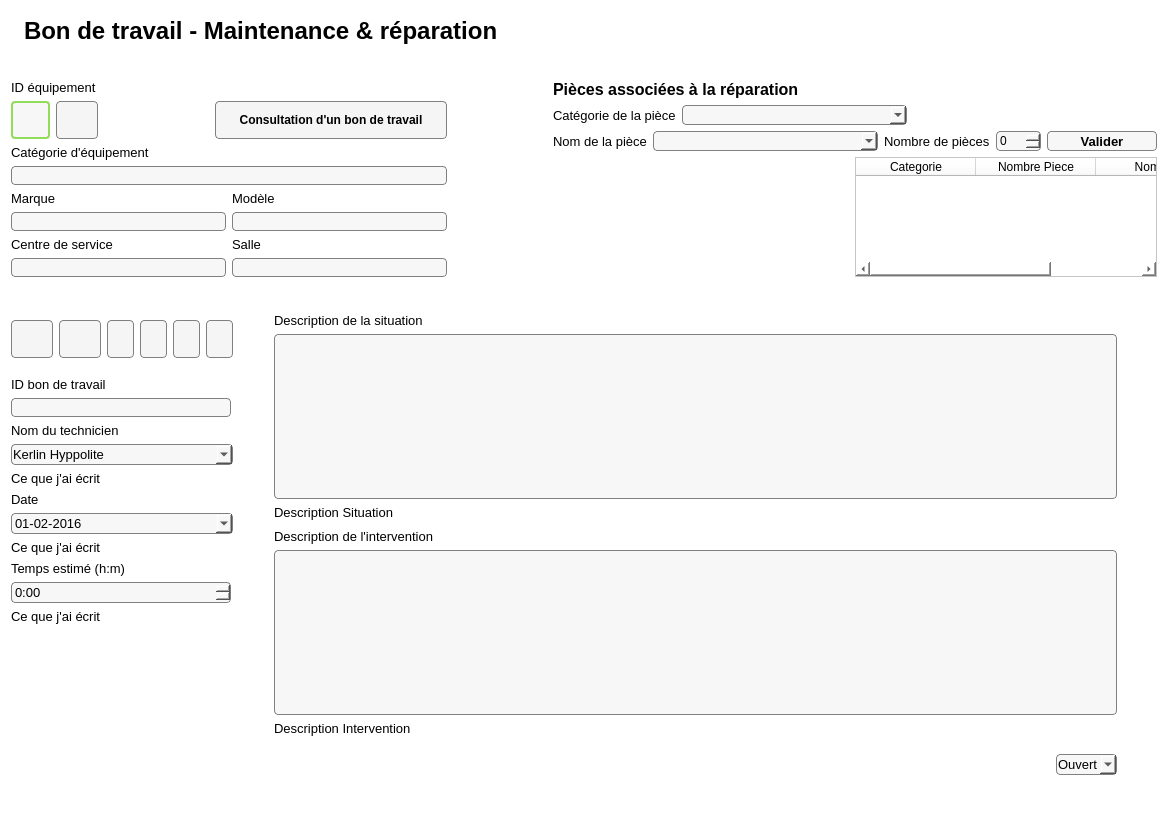
<?xml version="1.0" encoding="UTF-8"?>
<ui version="4.0">
 <class>BonDeTravail</class>
 <widget class="QWidget" name="BonDeTravail">
  <property name="geometry">
   <rect>
    <x>0</x>
    <y>0</y>
    <width>1168</width>
    <height>816</height>
   </rect>
  </property>
  <property name="minimumSize">
   <size>
    <width>0</width>
    <height>0</height>
   </size>
  </property>
  <property name="maximumSize">
   <size>
    <width>16777215</width>
    <height>16777215</height>
   </size>
  </property>
  <property name="windowTitle">
   <string>Form</string>
  </property>
  <property name="styleSheet">
   <string notr="true">QWidget
 {

background:white;
}

QPushButton {
padding: 1px;
border-style: solid;
border: 1px solid gray;
border-radius: 4px;
background: rgb(247,247,247)
}

QPushButton::pressed {
padding: 1px;
color: black;
border-style: solid;
border: 1px solid gray;
border-radius: 8px;
background:rgb(169, 167, 170)
}

QPushButton:hover {
background-color: qlineargradient(x1: 0, y1: 1, x2: 0, y2: 0, stop: 0 #edf2f8, stop: 1 #c8d9ea);
}

QTextEdit {
padding: 1px;
border-style: solid;
border: 1px solid gray;
border-radius: 4px;
background:rgb(247,247,247)
}

QComboBox {
padding: 1px;
border-style: solid;
border: 1px solid gray;
border-radius: 4px;
background:rgb(247,247,247);
}

QSpinBox {
padding: 1px;
border-style: solid;
border: 1px solid gray;
border-radius: 4px;
background:rgb(247,247,247);
}</string>
  </property>
  <layout class="QVBoxLayout" name="verticalLayout_3">
   <item>
    <layout class="QHBoxLayout" name="horizontalLayout">
     <item>
      <widget class="QLabel" name="labelPhotoPlus">
       <property name="maximumSize">
        <size>
         <width>100</width>
         <height>100</height>
        </size>
       </property>
       <property name="styleSheet">
        <string notr="true">background: white;
</string>
       </property>
       <property name="text">
        <string/>
       </property>
       <property name="pixmap">
        <pixmap>Images/plus.png</pixmap>
       </property>
       <property name="scaledContents">
        <bool>false</bool>
       </property>
       <property name="alignment">
        <set>Qt::AlignRight|Qt::AlignTrailing|Qt::AlignVCenter</set>
       </property>
      </widget>
     </item>
     <item>
      <widget class="QLabel" name="labelTitre">
       <property name="maximumSize">
        <size>
         <width>20000</width>
         <height>40</height>
        </size>
       </property>
       <property name="font">
        <font>
         <family>MS Shell Dlg 2</family>
         <pointsize>18</pointsize>
         <weight>75</weight>
         <bold>true</bold>
        </font>
       </property>
       <property name="autoFillBackground">
        <bool>false</bool>
       </property>
       <property name="styleSheet">
        <string notr="true">background: white;</string>
       </property>
       <property name="text">
        <string>Bon de travail - Maintenance &amp; réparation</string>
       </property>
      </widget>
     </item>
     <item>
      <spacer name="horizontalSpacer_5">
       <property name="orientation">
        <enum>Qt::Horizontal</enum>
       </property>
       <property name="sizeHint" stdset="0">
        <size>
         <width>40</width>
         <height>40</height>
        </size>
       </property>
      </spacer>
     </item>
    </layout>
   </item>
   <item>
    <spacer name="verticalSpacer_6">
     <property name="orientation">
      <enum>Qt::Vertical</enum>
     </property>
     <property name="sizeType">
      <enum>QSizePolicy::Minimum</enum>
     </property>
     <property name="sizeHint" stdset="0">
      <size>
       <width>20</width>
       <height>23</height>
      </size>
     </property>
    </spacer>
   </item>
   <item>
    <layout class="QHBoxLayout" name="horizontalLayout_2">
     <item>
      <layout class="QVBoxLayout" name="verticalLayout_6">
       <item>
        <widget class="QLabel" name="label_ID">
         <property name="font">
          <font>
           <pointsize>10</pointsize>
          </font>
         </property>
         <property name="styleSheet">
          <string notr="true">background: white;
</string>
         </property>
         <property name="text">
          <string>ID équipement</string>
         </property>
        </widget>
       </item>
       <item>
        <layout class="QGridLayout" name="gridLayout_2">
         <item row="1" column="2">
          <widget class="QPushButton" name="boutonActualiser">
           <property name="maximumSize">
            <size>
             <width>42</width>
             <height>38</height>
            </size>
           </property>
           <property name="cursor">
            <cursorShape>PointingHandCursor</cursorShape>
           </property>
           <property name="styleSheet">
            <string notr="true">QPushButton {
color: black;
background-color:rgb(245, 245, 245);
border-width: 1px;
border-color: grey;
border-style: solid;
border-radius: 4px;
padding: 3px;
font: bold 12px;
padding-left: 5px;
padding-right: 5px;
min-width: 30px;
max-width: 30px;
min-height: 30px;
max-height: 30px;
}

QPushButton:hover {
background-color: qlineargradient(x1: 0, y1: 1, x2: 0, y2: 0, stop: 0 #edf2f8, stop: 1 #c8d9ea);
}

QPushButton:pressed {
background-color: rgb(193, 213, 243);
}
</string>
           </property>
           <property name="text">
            <string/>
           </property>
           <property name="icon">
            <iconset>
             <normaloff>Images/actualize-arrows-couple-in-circle.png</normaloff>Images/actualize-arrows-couple-in-circle.png</iconset>
           </property>
           <property name="iconSize">
            <size>
             <width>30</width>
             <height>30</height>
            </size>
           </property>
          </widget>
         </item>
         <item row="1" column="3">
          <spacer name="horizontalSpacer_4">
           <property name="orientation">
            <enum>Qt::Horizontal</enum>
           </property>
           <property name="sizeType">
            <enum>QSizePolicy::Maximum</enum>
           </property>
           <property name="sizeHint" stdset="0">
            <size>
             <width>200</width>
             <height>19</height>
            </size>
           </property>
          </spacer>
         </item>
         <item row="1" column="0">
          <widget class="QLineEdit" name="lineEditID">
           <property name="sizePolicy">
            <sizepolicy hsizetype="Expanding" vsizetype="Minimum">
             <horstretch>0</horstretch>
             <verstretch>0</verstretch>
            </sizepolicy>
           </property>
           <property name="maximumSize">
            <size>
             <width>160</width>
             <height>50</height>
            </size>
           </property>
           <property name="font">
            <font>
             <pointsize>10</pointsize>
            </font>
           </property>
           <property name="styleSheet">
            <string notr="true">QLineEdit {
padding: 1px;
border-style: solid;
border: 2px solid rgb(145, 220, 90);
border-radius: 4px;
background:rgb(247,247,247);
}
</string>
           </property>
          </widget>
         </item>
         <item row="1" column="4">
          <widget class="QPushButton" name="boutonConsultation">
           <property name="maximumSize">
            <size>
             <width>232</width>
             <height>38</height>
            </size>
           </property>
           <property name="font">
            <font>
             <pointsize>-1</pointsize>
             <weight>75</weight>
             <italic>false</italic>
             <bold>true</bold>
            </font>
           </property>
           <property name="cursor">
            <cursorShape>PointingHandCursor</cursorShape>
           </property>
           <property name="styleSheet">
            <string notr="true">QPushButton {
color: black;
background-color:rgb(245, 245, 245);
border-width: 1px;
border-color: grey;
border-style: solid;
border-radius: 4px;
padding: 3px;
font: bold 12px;
padding-left: 5px;
padding-right: 5px;
min-width: 220px;
max-width: 220px;
min-height: 30px;
max-height: 30px;
}

QPushButton:hover {
background-color: qlineargradient(x1: 0, y1: 1, x2: 0, y2: 0, stop: 0 #edf2f8, stop: 1 #c8d9ea);
}

QPushButton:pressed {
background-color: rgb(193, 213, 243);
}
</string>
           </property>
           <property name="text">
            <string>Consultation d'un bon de travail</string>
           </property>
           <property name="icon">
            <iconset>
             <normaloff>Images/magnifying-glass.png</normaloff>Images/magnifying-glass.png</iconset>
           </property>
           <property name="iconSize">
            <size>
             <width>16</width>
             <height>16</height>
            </size>
           </property>
          </widget>
         </item>
        </layout>
       </item>
       <item>
        <widget class="QLabel" name="labelCategorieEquip">
         <property name="font">
          <font>
           <pointsize>10</pointsize>
          </font>
         </property>
         <property name="styleSheet">
          <string notr="true">background: white;</string>
         </property>
         <property name="text">
          <string>Catégorie d'équipement</string>
         </property>
        </widget>
       </item>
       <item>
        <widget class="QLabel" name="labelEcritureCatEquip">
         <property name="font">
          <font>
           <pointsize>10</pointsize>
          </font>
         </property>
         <property name="styleSheet">
          <string notr="true"> QLabel{
padding: 1px;
border-style: solid;
border: 1px solid gray;
border-radius: 4px;
background:rgb(247,247,247);
color: rgb(81, 81, 81);
}

</string>
         </property>
         <property name="text">
          <string/>
         </property>
        </widget>
       </item>
       <item>
        <layout class="QGridLayout" name="gridLayout_3">
         <item row="3" column="2">
          <widget class="QLabel" name="labelSalle">
           <property name="font">
            <font>
             <pointsize>10</pointsize>
            </font>
           </property>
           <property name="styleSheet">
            <string notr="true">background: white;</string>
           </property>
           <property name="text">
            <string>Salle</string>
           </property>
          </widget>
         </item>
         <item row="3" column="1">
          <widget class="QLabel" name="labelCentreService">
           <property name="font">
            <font>
             <pointsize>10</pointsize>
            </font>
           </property>
           <property name="styleSheet">
            <string notr="true">background: white;</string>
           </property>
           <property name="text">
            <string>Centre de service</string>
           </property>
          </widget>
         </item>
         <item row="0" column="2">
          <widget class="QLabel" name="labelModele">
           <property name="font">
            <font>
             <pointsize>10</pointsize>
            </font>
           </property>
           <property name="styleSheet">
            <string notr="true">background: white;</string>
           </property>
           <property name="text">
            <string>Modèle</string>
           </property>
          </widget>
         </item>
         <item row="2" column="1">
          <widget class="QLabel" name="labelEcritureMarque">
           <property name="font">
            <font>
             <pointsize>10</pointsize>
            </font>
           </property>
           <property name="styleSheet">
            <string notr="true"> QLabel{
padding: 1px;
border-style: solid;
border: 1px solid gray;
border-radius: 4px;
background:rgb(247,247,247);
color: rgb(81, 81, 81);
}
</string>
           </property>
           <property name="text">
            <string/>
           </property>
          </widget>
         </item>
         <item row="2" column="2">
          <widget class="QLabel" name="labelEcritureModele">
           <property name="font">
            <font>
             <pointsize>10</pointsize>
            </font>
           </property>
           <property name="styleSheet">
            <string notr="true"> QLabel{
padding: 1px;
border-style: solid;
border: 1px solid gray;
border-radius: 4px;
background:rgb(247,247,247);
color: rgb(81, 81, 81);
}
</string>
           </property>
           <property name="text">
            <string/>
           </property>
          </widget>
         </item>
         <item row="0" column="1">
          <widget class="QLabel" name="labelMarque">
           <property name="font">
            <font>
             <pointsize>10</pointsize>
            </font>
           </property>
           <property name="styleSheet">
            <string notr="true">background: white;</string>
           </property>
           <property name="text">
            <string>Marque</string>
           </property>
          </widget>
         </item>
         <item row="4" column="1">
          <widget class="QLabel" name="labelEcritureCentreService">
           <property name="font">
            <font>
             <pointsize>10</pointsize>
            </font>
           </property>
           <property name="styleSheet">
            <string notr="true"> QLabel{
padding: 1px;
border-style: solid;
border: 1px solid gray;
border-radius: 4px;
background:rgb(247,247,247);
color: rgb(81, 81, 81);
}
</string>
           </property>
           <property name="text">
            <string/>
           </property>
          </widget>
         </item>
         <item row="4" column="2">
          <widget class="QLabel" name="labelEcritureSalle">
           <property name="font">
            <font>
             <pointsize>10</pointsize>
            </font>
           </property>
           <property name="styleSheet">
            <string notr="true"> QLabel{
padding: 1px;
border-style: solid;
border: 1px solid gray;
border-radius: 4px;
background:rgb(247,247,247);
color: rgb(81, 81, 81);
}
</string>
           </property>
           <property name="text">
            <string/>
           </property>
          </widget>
         </item>
        </layout>
       </item>
      </layout>
     </item>
     <item>
      <spacer name="horizontalSpacer_7">
       <property name="orientation">
        <enum>Qt::Horizontal</enum>
       </property>
       <property name="sizeType">
        <enum>QSizePolicy::Minimum</enum>
       </property>
       <property name="sizeHint" stdset="0">
        <size>
         <width>100</width>
         <height>40</height>
        </size>
       </property>
      </spacer>
     </item>
     <item>
      <layout class="QVBoxLayout" name="verticalLayout_4">
       <item>
        <widget class="QLabel" name="labelPieceAssociees">
         <property name="font">
          <font>
           <pointsize>12</pointsize>
           <weight>75</weight>
           <bold>true</bold>
          </font>
         </property>
         <property name="text">
          <string>Pièces associées à la réparation</string>
         </property>
        </widget>
       </item>
       <item>
        <layout class="QHBoxLayout" name="horizontalLayout_4">
         <item>
          <widget class="QLabel" name="labelCategoriePiece">
           <property name="maximumSize">
            <size>
             <width>500</width>
             <height>16777215</height>
            </size>
           </property>
           <property name="font">
            <font>
             <pointsize>10</pointsize>
            </font>
           </property>
           <property name="text">
            <string>Catégorie de la pièce</string>
           </property>
          </widget>
         </item>
         <item>
          <widget class="QComboBox" name="comboBoxCategoriePiece">
           <property name="minimumSize">
            <size>
             <width>225</width>
             <height>20</height>
            </size>
           </property>
           <property name="maximumSize">
            <size>
             <width>225</width>
             <height>20</height>
            </size>
           </property>
           <property name="font">
            <font>
             <pointsize>10</pointsize>
            </font>
           </property>
          </widget>
         </item>
         <item>
          <spacer name="horizontalSpacer_8">
           <property name="orientation">
            <enum>Qt::Horizontal</enum>
           </property>
           <property name="sizeType">
            <enum>QSizePolicy::Expanding</enum>
           </property>
           <property name="sizeHint" stdset="0">
            <size>
             <width>20</width>
             <height>20</height>
            </size>
           </property>
          </spacer>
         </item>
        </layout>
       </item>
       <item>
        <layout class="QHBoxLayout" name="horizontalLayout_5">
         <item>
          <widget class="QLabel" name="labelNomPiece">
           <property name="maximumSize">
            <size>
             <width>500</width>
             <height>16777215</height>
            </size>
           </property>
           <property name="font">
            <font>
             <pointsize>10</pointsize>
            </font>
           </property>
           <property name="text">
            <string>Nom de la pièce</string>
           </property>
          </widget>
         </item>
         <item>
          <spacer name="horizontalSpacer_11">
           <property name="orientation">
            <enum>Qt::Horizontal</enum>
           </property>
           <property name="sizeType">
            <enum>QSizePolicy::Maximum</enum>
           </property>
           <property name="sizeHint" stdset="0">
            <size>
             <width>30</width>
             <height>20</height>
            </size>
           </property>
          </spacer>
         </item>
         <item>
          <widget class="QComboBox" name="comboBoxNomPiece">
           <property name="minimumSize">
            <size>
             <width>225</width>
             <height>20</height>
            </size>
           </property>
           <property name="maximumSize">
            <size>
             <width>225</width>
             <height>20</height>
            </size>
           </property>
           <property name="font">
            <font>
             <pointsize>10</pointsize>
            </font>
           </property>
          </widget>
         </item>
         <item>
          <widget class="QLabel" name="labelNomPiece_2">
           <property name="font">
            <font>
             <pointsize>10</pointsize>
            </font>
           </property>
           <property name="text">
            <string>Nombre de pièces</string>
           </property>
          </widget>
         </item>
         <item>
          <widget class="QSpinBox" name="spinBoxNombrePiece">
           <property name="maximumSize">
            <size>
             <width>60</width>
             <height>16777215</height>
            </size>
           </property>
           <property name="maximum">
            <number>999</number>
           </property>
          </widget>
         </item>
         <item>
          <spacer name="horizontalSpacer_9">
           <property name="orientation">
            <enum>Qt::Horizontal</enum>
           </property>
           <property name="sizeType">
            <enum>QSizePolicy::Expanding</enum>
           </property>
           <property name="sizeHint" stdset="0">
            <size>
             <width>40</width>
             <height>20</height>
            </size>
           </property>
          </spacer>
         </item>
         <item>
          <widget class="QPushButton" name="pushButtonValider">
           <property name="minimumSize">
            <size>
             <width>110</width>
             <height>20</height>
            </size>
           </property>
           <property name="maximumSize">
            <size>
             <width>110</width>
             <height>20</height>
            </size>
           </property>
           <property name="font">
            <font>
             <pointsize>10</pointsize>
             <weight>75</weight>
             <bold>true</bold>
            </font>
           </property>
           <property name="cursor">
            <cursorShape>PointingHandCursor</cursorShape>
           </property>
           <property name="text">
            <string>Valider</string>
           </property>
           <property name="icon">
            <iconset>
             <normaloff>Images/check-symbol.png</normaloff>Images/check-symbol.png</iconset>
           </property>
          </widget>
         </item>
        </layout>
       </item>
       <item>
        <layout class="QHBoxLayout" name="horizontalLayout_8">
         <item>
          <spacer name="horizontalSpacer_3">
           <property name="orientation">
            <enum>Qt::Horizontal</enum>
           </property>
           <property name="sizeHint" stdset="0">
            <size>
             <width>40</width>
             <height>20</height>
            </size>
           </property>
          </spacer>
         </item>
         <item>
          <widget class="QTableWidget" name="tableWidgetPiecesAssociees">
           <property name="font">
            <font>
             <family>MS Shell Dlg 2</family>
             <pointsize>10</pointsize>
            </font>
           </property>
           <attribute name="horizontalHeaderDefaultSectionSize">
            <number>120</number>
           </attribute>
           <attribute name="horizontalHeaderStretchLastSection">
            <bool>true</bool>
           </attribute>
           <column>
            <property name="text">
             <string>Categorie</string>
            </property>
           </column>
           <column>
            <property name="text">
             <string>Nombre Piece</string>
            </property>
           </column>
           <column>
            <property name="text">
             <string>Nombre</string>
            </property>
           </column>
          </widget>
         </item>
        </layout>
       </item>
      </layout>
     </item>
    </layout>
   </item>
   <item>
    <spacer name="verticalSpacer_2">
     <property name="orientation">
      <enum>Qt::Vertical</enum>
     </property>
     <property name="sizeType">
      <enum>QSizePolicy::Minimum</enum>
     </property>
     <property name="sizeHint" stdset="0">
      <size>
       <width>20</width>
       <height>30</height>
      </size>
     </property>
    </spacer>
   </item>
   <item>
    <layout class="QHBoxLayout" name="horizontalLayout_6">
     <item>
      <layout class="QVBoxLayout" name="verticalLayout_7">
       <item>
        <spacer name="verticalSpacer_4">
         <property name="orientation">
          <enum>Qt::Vertical</enum>
         </property>
         <property name="sizeType">
          <enum>QSizePolicy::Fixed</enum>
         </property>
         <property name="sizeHint" stdset="0">
          <size>
           <width>20</width>
           <height>7</height>
          </size>
         </property>
        </spacer>
       </item>
       <item>
        <layout class="QVBoxLayout" name="verticalLayout">
         <item>
          <layout class="QHBoxLayout" name="horizontalLayout_3">
           <item>
            <widget class="QPushButton" name="boutonAjoutBDT">
             <property name="cursor">
              <cursorShape>PointingHandCursor</cursorShape>
             </property>
             <property name="styleSheet">
              <string notr="true">QPushButton {
color: black;
background-color:rgb(245, 245, 245);
border-width: 1px;
border-color: grey;
border-style: solid;
border-radius: 4px;
padding: 3px;
font: bold 12px;
padding-left: 5px;
padding-right: 5px;
min-width: 30px;
max-width: 30px;
min-height: 30px;
max-height: 30px;
}

QPushButton:hover {
background-color: qlineargradient(x1: 0, y1: 1, x2: 0, y2: 0, stop: 0 #edf2f8, stop: 1 #c8d9ea);
}

QPushButton:pressed {
background-color: rgb(193, 213, 243);
}
</string>
             </property>
             <property name="text">
              <string/>
             </property>
             <property name="icon">
              <iconset>
               <normaloff>Images/plus_64.png</normaloff>Images/plus_64.png</iconset>
             </property>
             <property name="iconSize">
              <size>
               <width>35</width>
               <height>35</height>
              </size>
             </property>
            </widget>
           </item>
           <item>
            <widget class="QPushButton" name="boutonSauvegarde">
             <property name="maximumSize">
              <size>
               <width>42</width>
               <height>38</height>
              </size>
             </property>
             <property name="cursor">
              <cursorShape>PointingHandCursor</cursorShape>
             </property>
             <property name="autoFillBackground">
              <bool>false</bool>
             </property>
             <property name="styleSheet">
              <string notr="true">QPushButton {
color: black;
background-color:rgb(245, 245, 245);
border-width: 1px;
border-color: grey;
border-style: solid;
border-radius: 4px;
padding: 3px;
font: bold 12px;
padding-left: 5px;
padding-right: 5px;
min-width: 30px;
max-width: 30px;
min-height: 30px;
max-height: 30px;
}

QPushButton:hover {
background-color: qlineargradient(x1: 0, y1: 1, x2: 0, y2: 0, stop: 0 #edf2f8, stop: 1 #c8d9ea);
}

QPushButton:pressed {
background-color: rgb(193, 213, 243);
}
</string>
             </property>
             <property name="text">
              <string/>
             </property>
             <property name="icon">
              <iconset>
               <normaloff>Images/save (1).png</normaloff>Images/save (1).png</iconset>
             </property>
             <property name="iconSize">
              <size>
               <width>35</width>
               <height>35</height>
              </size>
             </property>
            </widget>
           </item>
           <item>
            <widget class="QPushButton" name="boutonFlecheDoubleGauche">
             <property name="maximumSize">
              <size>
               <width>27</width>
               <height>38</height>
              </size>
             </property>
             <property name="cursor">
              <cursorShape>PointingHandCursor</cursorShape>
             </property>
             <property name="styleSheet">
              <string notr="true">QPushButton {
color: black;
background-color:rgb(245, 245, 245);
border-width: 1px;
border-color: grey;
border-style: solid;
border-radius: 4px;
padding: 3px;
font: bold 12px;
padding-left: 5px;
padding-right: 5px;
min-width: 15px;
max-width:15px;
min-height: 30px;
max-height: 30px;
}

QPushButton:hover {
background-color: qlineargradient(x1: 0, y1: 1, x2: 0, y2: 0, stop: 0 #edf2f8, stop: 1 #c8d9ea);
}

QPushButton:pressed {
background-color: rgb(193, 213, 243);
}
</string>
             </property>
             <property name="text">
              <string/>
             </property>
             <property name="icon">
              <iconset>
               <normaloff>Images/double-left-chevron.png</normaloff>Images/double-left-chevron.png</iconset>
             </property>
            </widget>
           </item>
           <item>
            <widget class="QPushButton" name="boutonFlecheGauche">
             <property name="maximumSize">
              <size>
               <width>27</width>
               <height>38</height>
              </size>
             </property>
             <property name="cursor">
              <cursorShape>PointingHandCursor</cursorShape>
             </property>
             <property name="styleSheet">
              <string notr="true">QPushButton {
color: black;
background-color:rgb(245, 245, 245);
border-width: 1px;
border-color: grey;
border-style: solid;
border-radius: 4px;
padding: 3px;
font: bold 12px;
padding-left: 5px;
padding-right: 5px;
min-width: 15px;
max-width:15px;
min-height: 30px;
max-height: 30px;
}

QPushButton:hover {
background-color: qlineargradient(x1: 0, y1: 1, x2: 0, y2: 0, stop: 0 #edf2f8, stop: 1 #c8d9ea);
}

QPushButton:pressed {
background-color: rgb(193, 213, 243);
}
</string>
             </property>
             <property name="text">
              <string/>
             </property>
             <property name="icon">
              <iconset>
               <normaloff>Images/angle-pointing-to-left (1).png</normaloff>Images/angle-pointing-to-left (1).png</iconset>
             </property>
            </widget>
           </item>
           <item>
            <widget class="QPushButton" name="boutonFlecheDroite">
             <property name="maximumSize">
              <size>
               <width>27</width>
               <height>38</height>
              </size>
             </property>
             <property name="cursor">
              <cursorShape>PointingHandCursor</cursorShape>
             </property>
             <property name="styleSheet">
              <string notr="true">QPushButton {
color: black;
background-color:rgb(245, 245, 245);
border-width: 1px;
border-color: grey;
border-style: solid;
border-radius: 4px;
padding: 3px;
font: bold 12px;
padding-left: 5px;
padding-right: 5px;
min-width: 15px;
max-width:15px;
min-height: 30px;
max-height: 30px;
}

QPushButton:hover {
background-color: qlineargradient(x1: 0, y1: 1, x2: 0, y2: 0, stop: 0 #edf2f8, stop: 1 #c8d9ea);
}

QPushButton:pressed {
background-color: rgb(193, 213, 243);
}
</string>
             </property>
             <property name="text">
              <string/>
             </property>
             <property name="icon">
              <iconset>
               <normaloff>Images/angle-arrow-pointing-to-right.png</normaloff>Images/angle-arrow-pointing-to-right.png</iconset>
             </property>
            </widget>
           </item>
           <item>
            <widget class="QPushButton" name="boutonFlecheDoubleDroite">
             <property name="maximumSize">
              <size>
               <width>27</width>
               <height>38</height>
              </size>
             </property>
             <property name="cursor">
              <cursorShape>PointingHandCursor</cursorShape>
             </property>
             <property name="styleSheet">
              <string notr="true">QPushButton {
color: black;
background-color:rgb(245, 245, 245);
border-width: 1px;
border-color: grey;
border-style: solid;
border-radius: 4px;
padding: 3px;
font: bold 12px;
padding-left: 5px;
padding-right: 5px;
min-width: 15px;
max-width:15px;
min-height: 30px;
max-height: 30px;
}

QPushButton:hover {
background-color: qlineargradient(x1: 0, y1: 1, x2: 0, y2: 0, stop: 0 #edf2f8, stop: 1 #c8d9ea);
}

QPushButton:pressed {
background-color: rgb(193, 213, 243);
}
</string>
             </property>
             <property name="text">
              <string/>
             </property>
             <property name="icon">
              <iconset>
               <normaloff>Images/double-angle-pointing-to-right.png</normaloff>Images/double-angle-pointing-to-right.png</iconset>
             </property>
            </widget>
           </item>
          </layout>
         </item>
         <item>
          <spacer name="verticalSpacer">
           <property name="orientation">
            <enum>Qt::Vertical</enum>
           </property>
           <property name="sizeType">
            <enum>QSizePolicy::Minimum</enum>
           </property>
           <property name="sizeHint" stdset="0">
            <size>
             <width>220</width>
             <height>13</height>
            </size>
           </property>
          </spacer>
         </item>
         <item>
          <widget class="QLabel" name="labelBonTravail">
           <property name="font">
            <font>
             <pointsize>10</pointsize>
            </font>
           </property>
           <property name="styleSheet">
            <string notr="true">background: white;</string>
           </property>
           <property name="text">
            <string>ID bon de travail</string>
           </property>
          </widget>
         </item>
         <item>
          <widget class="QLabel" name="labelEcritureBonTravail">
           <property name="maximumSize">
            <size>
             <width>220</width>
             <height>50</height>
            </size>
           </property>
           <property name="font">
            <font>
             <pointsize>10</pointsize>
            </font>
           </property>
           <property name="styleSheet">
            <string notr="true"> QLabel{
padding: 1px;
border-style: solid;
border: 1px solid gray;
border-radius: 4px;
background:rgb(247,247,247);
color: rgb(81, 81, 81);
}
</string>
           </property>
           <property name="text">
            <string/>
           </property>
          </widget>
         </item>
         <item>
          <widget class="QLabel" name="labelNomTechnicien">
           <property name="font">
            <font>
             <pointsize>10</pointsize>
            </font>
           </property>
           <property name="styleSheet">
            <string notr="true">background: white;</string>
           </property>
           <property name="text">
            <string>Nom du technicien</string>
           </property>
          </widget>
         </item>
         <item>
          <widget class="QComboBox" name="comboBoxNomTech">
           <property name="font">
            <font>
             <pointsize>10</pointsize>
            </font>
           </property>
           <property name="styleSheet">
            <string notr="true"/>
           </property>
           <item>
            <property name="text">
             <string>Kerlin Hyppolite</string>
            </property>
           </item>
          </widget>
         </item>
         <item>
          <widget class="QLabel" name="labelCacheNomTech">
           <property name="sizePolicy">
            <sizepolicy hsizetype="Preferred" vsizetype="Preferred">
             <horstretch>0</horstretch>
             <verstretch>0</verstretch>
            </sizepolicy>
           </property>
           <property name="font">
            <font>
             <pointsize>10</pointsize>
            </font>
           </property>
           <property name="styleSheet">
            <string notr="true">background: white;</string>
           </property>
           <property name="text">
            <string>Ce que j'ai écrit</string>
           </property>
          </widget>
         </item>
         <item>
          <widget class="QLabel" name="labelDate">
           <property name="font">
            <font>
             <pointsize>10</pointsize>
            </font>
           </property>
           <property name="styleSheet">
            <string notr="true">background: white;</string>
           </property>
           <property name="text">
            <string>Date</string>
           </property>
          </widget>
         </item>
         <item>
          <widget class="QDateEdit" name="dateEdit">
           <property name="font">
            <font>
             <pointsize>10</pointsize>
            </font>
           </property>
           <property name="styleSheet">
            <string notr="true">QDateEdit {
padding: 1px;
border-style: solid;
border: 1px solid gray;
border-radius: 4px;
color: black;
background:rgb(247,247,247)
}


</string>
           </property>
           <property name="locale">
            <locale language="French" country="Canada"/>
           </property>
           <property name="buttonSymbols">
            <enum>QAbstractSpinBox::UpDownArrows</enum>
           </property>
           <property name="dateTime">
            <datetime>
             <hour>0</hour>
             <minute>0</minute>
             <second>0</second>
             <year>2016</year>
             <month>2</month>
             <day>1</day>
            </datetime>
           </property>
           <property name="date">
            <date>
             <year>2016</year>
             <month>2</month>
             <day>1</day>
            </date>
           </property>
           <property name="currentSection">
            <enum>QDateTimeEdit::DaySection</enum>
           </property>
           <property name="displayFormat">
            <string>dd-MM-yyyy</string>
           </property>
           <property name="calendarPopup">
            <bool>true</bool>
           </property>
           <property name="timeSpec">
            <enum>Qt::LocalTime</enum>
           </property>
          </widget>
         </item>
         <item>
          <widget class="QLabel" name="labelCacheDate">
           <property name="font">
            <font>
             <pointsize>10</pointsize>
            </font>
           </property>
           <property name="styleSheet">
            <string notr="true">background: white;</string>
           </property>
           <property name="text">
            <string>Ce que j'ai écrit</string>
           </property>
          </widget>
         </item>
         <item>
          <widget class="QLabel" name="labelTempsEstime">
           <property name="font">
            <font>
             <pointsize>10</pointsize>
            </font>
           </property>
           <property name="styleSheet">
            <string notr="true">background: white;</string>
           </property>
           <property name="text">
            <string>Temps estimé (h:m)</string>
           </property>
          </widget>
         </item>
         <item>
          <widget class="QTimeEdit" name="timeEditTempsEstime">
           <property name="maximumSize">
            <size>
             <width>220</width>
             <height>16777215</height>
            </size>
           </property>
           <property name="font">
            <font>
             <pointsize>10</pointsize>
            </font>
           </property>
           <property name="styleSheet">
            <string notr="true">QTimeEdit {
padding: 1px;
border-style: solid;
border: 1px solid gray;
border-radius: 4px;
background:rgb(247,247,247)
}</string>
           </property>
           <property name="currentSection">
            <enum>QDateTimeEdit::HourSection</enum>
           </property>
           <property name="displayFormat">
            <string>h:mm</string>
           </property>
           <property name="calendarPopup">
            <bool>true</bool>
           </property>
          </widget>
         </item>
         <item>
          <widget class="QLabel" name="labelCacheTemps">
           <property name="font">
            <font>
             <pointsize>10</pointsize>
            </font>
           </property>
           <property name="styleSheet">
            <string notr="true">background: white;</string>
           </property>
           <property name="text">
            <string>Ce que j'ai écrit</string>
           </property>
          </widget>
         </item>
         <item>
          <spacer name="verticalSpacer_3">
           <property name="orientation">
            <enum>Qt::Vertical</enum>
           </property>
           <property name="sizeHint" stdset="0">
            <size>
             <width>20</width>
             <height>40</height>
            </size>
           </property>
          </spacer>
         </item>
        </layout>
       </item>
      </layout>
     </item>
     <item>
      <spacer name="horizontalSpacer_2">
       <property name="orientation">
        <enum>Qt::Horizontal</enum>
       </property>
       <property name="sizeType">
        <enum>QSizePolicy::Minimum</enum>
       </property>
       <property name="sizeHint" stdset="0">
        <size>
         <width>35</width>
         <height>20</height>
        </size>
       </property>
      </spacer>
     </item>
     <item>
      <layout class="QVBoxLayout" name="verticalLayout_2">
       <item>
        <widget class="QLabel" name="labelDescSituation">
         <property name="font">
          <font>
           <pointsize>10</pointsize>
          </font>
         </property>
         <property name="styleSheet">
          <string notr="true">background: white;</string>
         </property>
         <property name="text">
          <string>Description de la situation</string>
         </property>
        </widget>
       </item>
       <item>
        <widget class="QTextEdit" name="textEditDescSituation">
         <property name="maximumSize">
          <size>
           <width>16777215</width>
           <height>220</height>
          </size>
         </property>
         <property name="font">
          <font>
           <pointsize>10</pointsize>
          </font>
         </property>
         <property name="styleSheet">
          <string notr="true"/>
         </property>
        </widget>
       </item>
       <item>
        <widget class="QLabel" name="labelCacheDescSit">
         <property name="font">
          <font>
           <pointsize>10</pointsize>
          </font>
         </property>
         <property name="styleSheet">
          <string notr="true">background: white;</string>
         </property>
         <property name="text">
          <string>Description Situation</string>
         </property>
         <property name="textFormat">
         </property>
         <property name="wordWrap">
          <bool>true</bool>
         </property>
        </widget>
       </item>
       <item>
        <spacer name="verticalSpacer_5">
         <property name="orientation">
          <enum>Qt::Vertical</enum>
         </property>
         <property name="sizeType">
          <enum>QSizePolicy::Maximum</enum>
         </property>
         <property name="sizeHint" stdset="0">
          <size>
           <width>30</width>
           <height>30</height>
          </size>
         </property>
        </spacer>
       </item>
       <item>
        <widget class="QLabel" name="labelDescIntervention">
         <property name="font">
          <font>
           <pointsize>10</pointsize>
          </font>
         </property>
         <property name="styleSheet">
          <string notr="true">background: white;</string>
         </property>
         <property name="text">
          <string>Description de l'intervention</string>
         </property>
        </widget>
       </item>
       <item>
        <widget class="QTextEdit" name="textEditDescIntervention">
         <property name="maximumSize">
          <size>
           <width>16777215</width>
           <height>220</height>
          </size>
         </property>
         <property name="font">
          <font>
           <pointsize>10</pointsize>
          </font>
         </property>
         <property name="styleSheet">
          <string notr="true"/>
         </property>
        </widget>
       </item>
       <item>
        <widget class="QLabel" name="labelCacheDescInt">
         <property name="font">
          <font>
           <pointsize>10</pointsize>
          </font>
         </property>
         <property name="styleSheet">
          <string notr="true">background: white;</string>
         </property>
         <property name="text">
          <string>Description Intervention</string>
         </property>
         <property name="wordWrap">
          <bool>true</bool>
         </property>
        </widget>
       </item>
       <item>
        <layout class="QHBoxLayout" name="horizontalLayout_9">
         <item>
          <spacer name="horizontalSpacer">
           <property name="orientation">
            <enum>Qt::Horizontal</enum>
           </property>
           <property name="sizeHint" stdset="0">
            <size>
             <width>40</width>
             <height>45</height>
            </size>
           </property>
          </spacer>
         </item>
         <item>
          <widget class="QComboBox" name="comboBoxOuvertFerme">
           <property name="font">
            <font>
             <pointsize>10</pointsize>
            </font>
           </property>
           <property name="styleSheet">
            <string notr="true"/>
           </property>
           <item>
            <property name="text">
             <string>Ouvert</string>
            </property>
           </item>
           <item>
            <property name="text">
             <string>Fermé</string>
            </property>
           </item>
          </widget>
         </item>
        </layout>
       </item>
       <item>
        <layout class="QVBoxLayout" name="verticalLayout_9">
         <item>
          <spacer name="verticalSpacer_7">
           <property name="orientation">
            <enum>Qt::Vertical</enum>
           </property>
           <property name="sizeType">
            <enum>QSizePolicy::Maximum</enum>
           </property>
           <property name="sizeHint" stdset="0">
            <size>
             <width>50</width>
             <height>45</height>
            </size>
           </property>
          </spacer>
         </item>
        </layout>
       </item>
      </layout>
     </item>
     <item>
      <spacer name="horizontalSpacer_6">
       <property name="orientation">
        <enum>Qt::Horizontal</enum>
       </property>
       <property name="sizeType">
        <enum>QSizePolicy::Minimum</enum>
       </property>
       <property name="sizeHint" stdset="0">
        <size>
         <width>40</width>
         <height>20</height>
        </size>
       </property>
      </spacer>
     </item>
    </layout>
   </item>
  </layout>
  <zorder>verticalSpacer_2</zorder>
  <zorder>verticalSpacer_6</zorder>
 </widget>
 <resources/>
 <connections/>
</ui>
